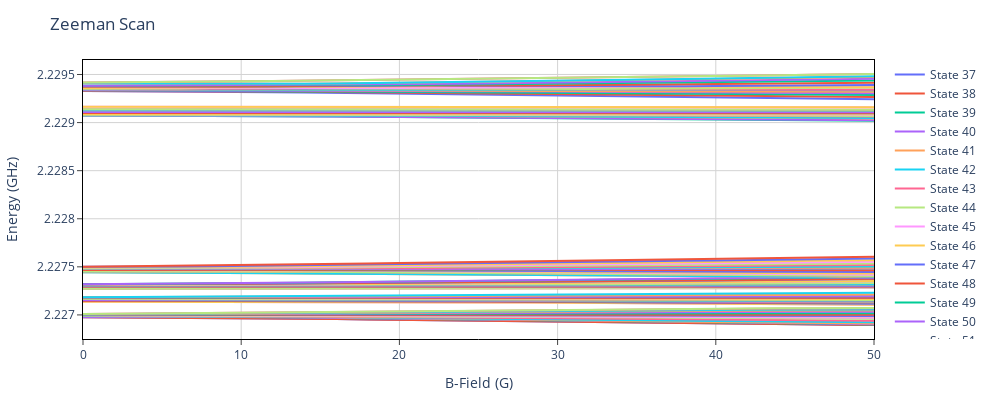

Source (notebook cell):
### Code cell
plotting.plotZeemanMap(Hmol, zeemanScan, N = [1])
